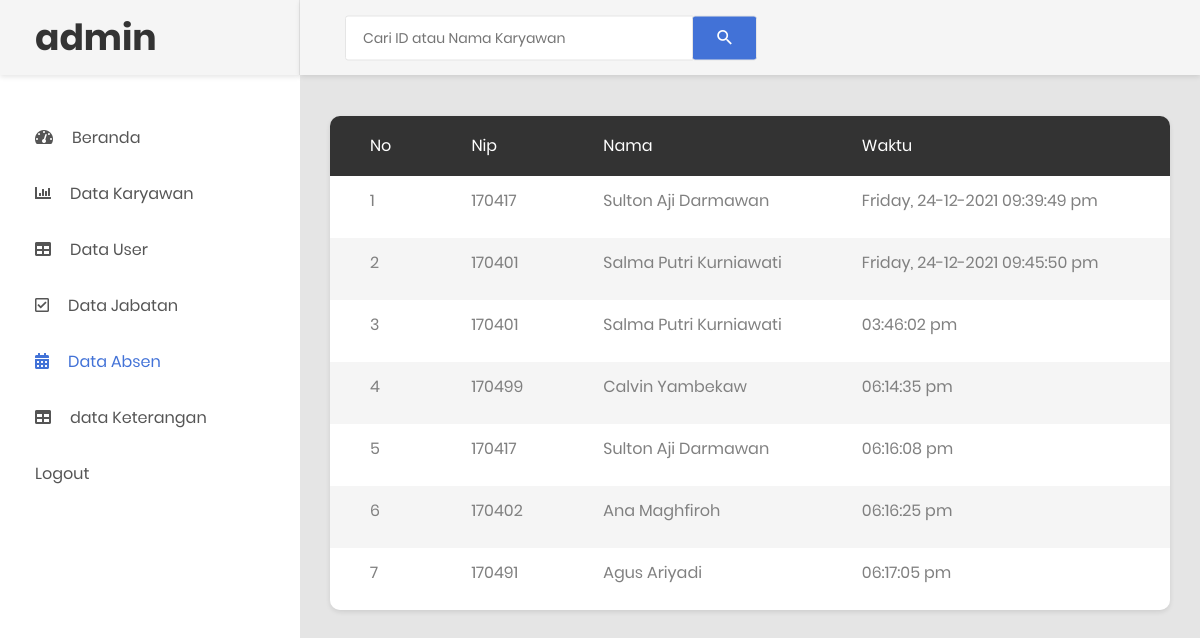
Page /prospenab.php (signed in) on the committed database.
### tables this page shows
CREATE TABLE `tb_absen` (
  `id` int(11) NOT NULL,
  `id_karyawan` varchar(255) NOT NULL,
  `nama` varchar(255) NOT NULL,
  `waktu` varchar(255) NOT NULL
);

### prospenab.php (the view, shortened to what this page needs)
<?php
require_once("koneksi.php");
 ?>
<!DOCTYPE html>
<html lang="en">
<head>
     <link rel="stylesheet" href="https://maxcdn.bootstrapcdn.com/bootstrap/4.5.2/css/bootstrap.min.css">
    <link rel="stylesheet" type="text/css" href="css/bootstrap.css" media="all">
    <link href="css/font-face.css" rel="stylesheet" media="all">
    <link href="vendor/font-awesome-4.7/css/font-awesome.min.css" rel="stylesheet" media="all">
    <link href="vendor/font-awesome-5/css/fontawesome-all.min.css" rel="stylesheet" media="all">
    <link href="vendor/mdi-font/css/material-design-iconic-font.min.css" rel="stylesheet" media="all">
    <link href="vendor/bootstrap-4.1/bootstrap.min.css" rel="stylesheet" media="all">
    <link href="vendor/animsition/animsition.min.css" rel="stylesheet" media="all">
    <link href="vendor/bootstrap-progressbar/bootstrap-progressbar-3.3.4.min.css" rel="stylesheet" media="all">
    <link href="vendor/wow/animate.css" rel="stylesheet" media="all">
    <link href="vendor/css-hamburgers/hamburgers.min.css" rel="stylesheet" media="all">
    <link href="vendor/slick/slick.css" rel="stylesheet" media="all">
    <link href="vendor/select2/select2.min.css" rel="stylesheet" media="all">
    <link href="vendor/perfect-scrollbar/perfect-scrollbar.css" rel="stylesheet" media="all">
    <link href="css/theme.css" rel="stylesheet" media="all">
</head>
<body class="animsition">
    <div class="page-wrapper">
        <aside class="menu-sidebar d-none d-lg-block">
            <div class="logo">
                <a href="#">
                    <h1>admin</h1>
                </a>
            </div>
            <div class="menu-sidebar__content js-scrollbar1">
                <nav class="navbar-sidebar">
                    <ul class="list-unstyled navbar__list">
                        <li>
                            <a class="js-arrow" href="admin2.php">
                                <i class="fas fa-tachometer-alt"></i>Beranda</a>
                        </li>
                        <li>
                            <a href="datakaryawan.php">
                                <i class="fas fa-chart-bar"></i>Data Karyawan</a>
                        </li>
                        <li>
                            <a href="table.html">
                                <i class="fas fa-table"></i>Data User</a>
                        </li>
                        <li>
                            <a href="datajabatan.php">
                                <i class="far fa-check-square"></i>Data Jabatan</a>
                        </li>
                        <li class="active has-sub">
                            <a href="data_absen.php">
                                <i class="fas fa-calendar-alt"></i>Data Absen</a>
                        </li>
                          <li>
                            <a href="data_keterangan.php">
                                <i class="fas fa-table"></i>data Keterangan
                            </a>
                        </li>
                        <li>
                            <a href="logout.php">Logout</a>
                        </li>
                    </ul>
                </nav>
            </div>
        </aside>
        <div class="page-container">
            <header class="header-desktop">
                <div class="section__content section__content--p30">
                    <div class="container-fluid">
                        <div class="header-wrap">
                            <form class="form-header" action="prospenab.php" method="POST">
                                <input autocomplete="off" class="au-input au-input--xl" type="text" name="cari" placeholder="Cari ID atau Nama Karyawan" />
                                <button class="au-btn--submit" type="submit">
                                    <i class="zmdi zmdi-search"></i>
                                </button>
                            </form>
                        </div>
                    </div>
                </div>
            </header>
            <div class="main-content">
                <div class="section__content section__content--p30">
                    <div class="container-fluid">
                        <div class="row">
                                <div class="table-responsive table--no-card m-b-30">
                                    <table class="table table-borderless table-striped table-earning">
                                        <thead>
                                            <tr>
                                                <th>No</th>
                                                <th>Nip</th>
                                                <th>Nama</th>
                                                <th>Waktu</th>
                                                <th>aksi</th>
                                            </tr>
                                        </thead>
                                        <tbody>
                                              <?php
                                            $cari = $_POST['cari'];
                                            $sql = "SELECT * FROM tb_absen WHERE id_karyawan LIKE '%$cari%' OR nama LIKE '%$cari%'";
                                            $query = mysqli_query($koneksi, $sql);
                                            $no = 1;
                                            while ($row = mysqli_fetch_array($query)) {
                                             ?>
                                            <tr>
                                                <td><?php echo $no ?></td>
                                                <td><?php echo $row['id_karyawan']; ?></td>
                                                <td><?php echo $row ['nama']; ?></td>
                                                <td><?php echo $row['waktu']; ?></td>
                                                <td> <a href="absen/hapus_absen.php?id=<?php echo $row['id']; ?>"><button class="btn btn-danger" onclick="return confirm('yakin ingin dihapus?');">Hapus</button></a></td>
                                            </tr>
                                           <?php
                                           $no++;
                                       }
                                            ?>
                                        </tbody>
                                    </table>
                                </div>
                            </div>
                </div>
            </div>
        </div>
    </div>
</body>
</html>

### rows in the picture
tb_absen: id_karyawan "170417", nama "Sulton Aji Darmawan", waktu "Friday, 24-12-2021 09:39:49 pm"
tb_absen: id_karyawan "170401", nama "Salma Putri Kurniawati", waktu "Friday, 24-12-2021 09:45:50 pm"
tb_absen: id_karyawan "170401", nama "Salma Putri Kurniawati", waktu "03:46:02 pm"
tb_absen: id_karyawan "170499", nama "Calvin Yambekaw", waktu "06:14:35 pm"
tb_absen: id_karyawan "170417", nama "Sulton Aji Darmawan", waktu "06:16:08 pm"
tb_absen: id_karyawan "170402", nama "Ana Maghfiroh", waktu "06:16:25 pm"
tb_absen: id_karyawan "170491", nama "Agus Ariyadi", waktu "06:17:05 pm"
